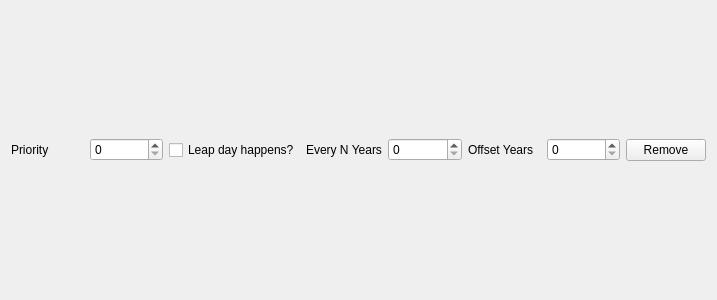
<?xml version="1.0" encoding="UTF-8"?>
<ui version="4.0">
 <class>LeapDayExceptionEntry</class>
 <widget class="QWidget" name="LeapDayExceptionEntry">
  <property name="geometry">
   <rect>
    <x>0</x>
    <y>0</y>
    <width>717</width>
    <height>300</height>
   </rect>
  </property>
  <property name="windowTitle">
   <string>Form</string>
  </property>
  <layout class="QHBoxLayout" name="horizontalLayout">
   <item>
    <widget class="QLabel" name="label">
     <property name="text">
      <string>Priority</string>
     </property>
    </widget>
   </item>
   <item>
    <widget class="QSpinBox" name="spinBoxPriority">
     <property name="maximum">
      <number>999999</number>
     </property>
    </widget>
   </item>
   <item>
    <widget class="QCheckBox" name="checkBoxHappens">
     <property name="text">
      <string>Leap day happens?</string>
     </property>
    </widget>
   </item>
   <item>
    <widget class="QLabel" name="label_2">
     <property name="text">
      <string>Every N Years</string>
     </property>
    </widget>
   </item>
   <item>
    <widget class="QSpinBox" name="spinBoxEveryNYears">
     <property name="maximum">
      <number>999999</number>
     </property>
    </widget>
   </item>
   <item>
    <widget class="QLabel" name="label_3">
     <property name="text">
      <string>Offset Years</string>
     </property>
    </widget>
   </item>
   <item>
    <widget class="QSpinBox" name="spinBoxYearsOffset">
     <property name="maximum">
      <number>999999</number>
     </property>
    </widget>
   </item>
   <item>
    <widget class="QPushButton" name="RemoveButton">
     <property name="text">
      <string>Remove</string>
     </property>
    </widget>
   </item>
  </layout>
 </widget>
 <resources/>
 <connections/>
</ui>
